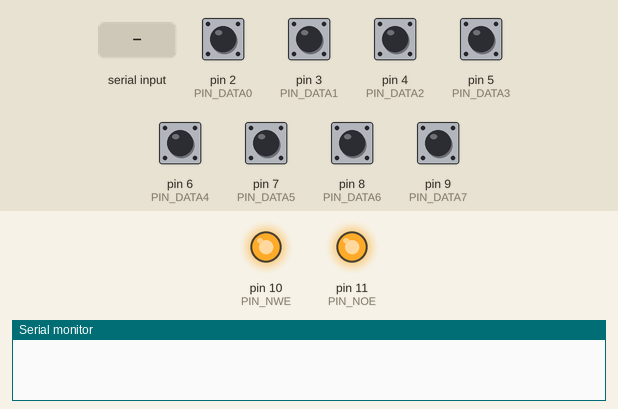
Simulated run of this sketch. Board: Arduino Uno, built with avr-gcc and run on an emulated ATmega328P. Parts: output pins drawn as LEDs (lit = HIGH), the last lines printed to the serial monitor. The test bench sets the inputs (shaded band); at power-on: pin 2 (PIN_DATA0), pin 3 (PIN_DATA1), pin 4 (PIN_DATA2), pin 5 (PIN_DATA3), pin 6 (PIN_DATA4), pin 7 (PIN_DATA5), pin 8 (PIN_DATA6), pin 9 (PIN_DATA7) HIGH. Pins used as bus, display or sensor lines are not drawn.

Above: at 1.2 s.
1.3 s: "90,45\n" received over Serial
2.8 s: byte 76 ('L') received over Serial
4.3 s: byte 83 ('S') received over Serial
At 5.4 s:
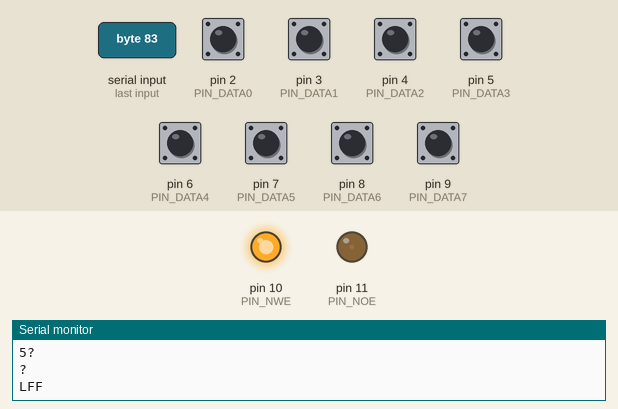
5.8 s: "S90\n" received over Serial
8.8 s: pin 2 (PIN_DATA0) pulled LOW for 0.15 s
10.4 s: pin 3 (PIN_DATA1) pulled LOW for 0.15 s
Timing chart, 0 to 14.5 s (numbered marks = the images above; inputs shaded):
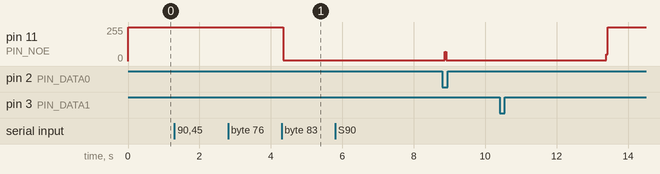

Measured:
- after the input at 4.3 s, pin 11 (PIN_NOE): 255/255 → 6/255 after 0.05 s
- after the input at 5.8 s, every drawn part: stays the same

The sketch:

eeprom_programmer.ino
```cpp
const int PIN_DATA0 = 2;
const int PIN_DATA1 = 3;
const int PIN_DATA2 = 4;
const int PIN_DATA3 = 5;
const int PIN_DATA4 = 6;
const int PIN_DATA5 = 7;
const int PIN_DATA6 = 8;
const int PIN_DATA7 = 9;
const int PIN_NWE = 10;
const int PIN_NOE = 11;
const int PIN_RESET = 12;
const int PIN_CLK = 13;
const int PIN_RDY = A0;


void setup() {
  Serial.begin(9600);
  digitalWrite(PIN_NWE, HIGH);
  digitalWrite(PIN_NOE, HIGH);
  digitalWrite(PIN_CLK, LOW);
  digitalWrite(PIN_RESET, LOW);
  pinMode(PIN_NOE, OUTPUT);
  pinMode(PIN_NWE, OUTPUT);
  pinMode(PIN_CLK, OUTPUT);
  pinMode(PIN_RESET, OUTPUT);
  pinMode(PIN_RDY, INPUT_PULLUP);
  pinMode(PIN_DATA0, INPUT_PULLUP);
  pinMode(PIN_DATA1, INPUT_PULLUP);
  pinMode(PIN_DATA2, INPUT_PULLUP);
  pinMode(PIN_DATA3, INPUT_PULLUP);
  pinMode(PIN_DATA4, INPUT_PULLUP);
  pinMode(PIN_DATA5, INPUT_PULLUP);
  pinMode(PIN_DATA6, INPUT_PULLUP);
  pinMode(PIN_DATA7, INPUT_PULLUP);
}

unsigned int counter = 0;

void advance_counter() {
  counter += 1;
  digitalWrite(PIN_CLK, counter & 1);
}

unsigned char read_byte() {
  digitalWrite(PIN_NOE, LOW);
  delayMicroseconds(500);

  unsigned char x = digitalRead(PIN_DATA0) |
      (digitalRead(PIN_DATA1) << 1) |
      (digitalRead(PIN_DATA2) << 2) |
      (digitalRead(PIN_DATA3) << 3) |
      (digitalRead(PIN_DATA4) << 4) |
      (digitalRead(PIN_DATA5) << 5) |
      (digitalRead(PIN_DATA6) << 6) |
      (digitalRead(PIN_DATA7) << 7);

  digitalWrite(PIN_NOE, HIGH);
  // Done by caller now
  //advance_counter();
  return x;
}

void write_byte(unsigned char x) {
  // Assumes NOE is high already

  digitalWrite(PIN_DATA0, (x >> 0) & 1);
  digitalWrite(PIN_DATA1, (x >> 1) & 1);
  digitalWrite(PIN_DATA2, (x >> 2) & 1);
  digitalWrite(PIN_DATA3, (x >> 3) & 1);
  digitalWrite(PIN_DATA4, (x >> 4) & 1);
  digitalWrite(PIN_DATA5, (x >> 5) & 1);
  digitalWrite(PIN_DATA6, (x >> 6) & 1);
  digitalWrite(PIN_DATA7, (x >> 7) & 1);

  pinMode(PIN_DATA0, OUTPUT);
  pinMode(PIN_DATA1, OUTPUT);
  pinMode(PIN_DATA2, OUTPUT);
  pinMode(PIN_DATA3, OUTPUT);
  pinMode(PIN_DATA4, OUTPUT);
  pinMode(PIN_DATA5, OUTPUT);
  pinMode(PIN_DATA6, OUTPUT);
  pinMode(PIN_DATA7, OUTPUT);

  delayMicroseconds(1000);

  digitalWrite(PIN_NWE, LOW);

  delayMicroseconds(1000);

  digitalWrite(PIN_NWE, HIGH);

  // Testing: wait for a sufficient amount of time
  delay(10);
  // Wait for low pulse on RDY pin
  //while(digitalRead(PIN_RDY) == HIGH);
  //while(digitalRead(PIN_RDY) == LOW);

  pinMode(PIN_DATA0, INPUT_PULLUP);
  pinMode(PIN_DATA1, INPUT_PULLUP);
  pinMode(PIN_DATA2, INPUT_PULLUP);
  pinMode(PIN_DATA3, INPUT_PULLUP);
  pinMode(PIN_DATA4, INPUT_PULLUP);
  pinMode(PIN_DATA5, INPUT_PULLUP);
  pinMode(PIN_DATA6, INPUT_PULLUP);
  pinMode(PIN_DATA7, INPUT_PULLUP);

  // Done by caller now
  //advance_counter();
}

void reset_counter() {
  counter = 0;
  digitalWrite(PIN_CLK, LOW);
  digitalWrite(PIN_RESET, HIGH);
  delay(10);
  digitalWrite(PIN_RESET, LOW);
}

word checksum(word a0, word a1) {
  word sum = 0xabba;
  word x;
  reset_counter();
  for (int i=0; i<a0; i++) advance_counter();
  for (int i=a0; i<a1; i++) {
    x = read_byte();
    advance_counter();
    sum += (sum << 3) + (sum << 9) + x;
  }
  return sum;
}

int data;
char buf[3];
word cs;

void loop() {
  data = Serial.read();
  if (data != -1) {
    switch (data) {
      case 'R':
        reset_counter();
        break;
      case 'W':
        while ((data = Serial.read()) == -1) ;
        buf[0] = data;
        while ((data = Serial.read()) == -1) ;
        buf[1] = data;
        buf[2] = 0;
        data = strtol(buf, NULL, 16);
        write_byte(data);
        data = read_byte();
        advance_counter();
        Serial.write('W');
        Serial.print(data, HEX);
        Serial.write('\n');
        break;
      case 'L':
        data = read_byte();
        advance_counter();
        Serial.write('L');
        Serial.print(data, HEX);
        Serial.write('\n');
        break;
      case 'S':
        cs = checksum(0, 0x2000);
        Serial.write('S');
        Serial.print(cs, HEX);
        Serial.write('\n');
        break;
      default:
        Serial.write(data);
        Serial.write('?');
        Serial.write('\n');
        break;
    }
  }
}
```
